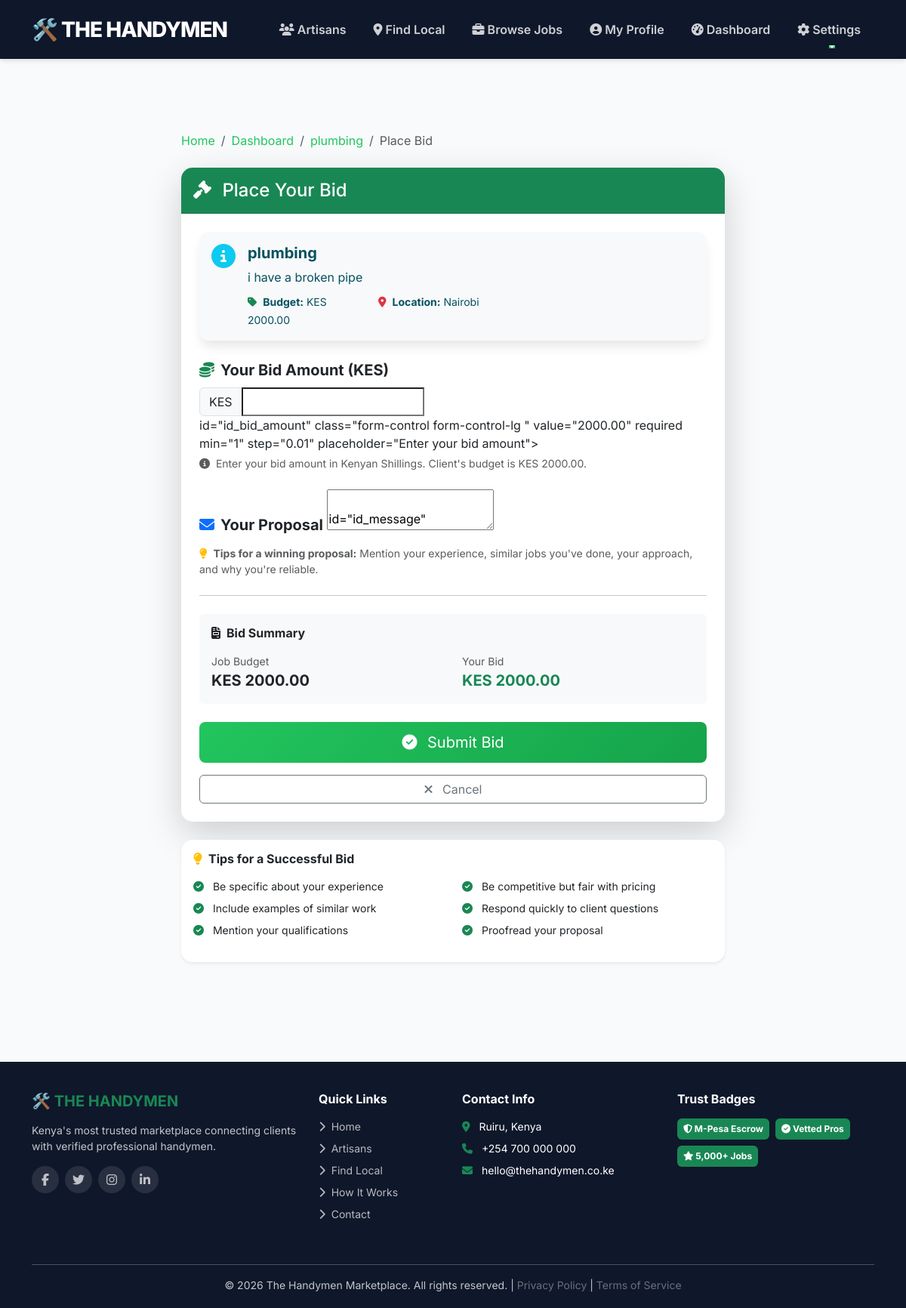
Page /job/2/bid/ (signed in) on the committed database.
### accounts/models.py (models this page shows, shortened)
class Job(models.Model):
    PAYMENT_CHOICES = [
        ('unpaid', 'Unpaid'),
        ('pending', 'Pending Payment'),
        ('escrow', 'Held in Escrow'),
        ('released', 'Released'),
        ('refunded', 'Refunded')
    ]
    STATUS_CHOICES = [
        ('open', 'Open for Bids'),
        ('in_progress', 'In Progress'),
        ('completed', 'Completed'),
        ('cancelled', 'Cancelled'),
        ('disputed', 'Disputed')
    ]
    client = models.ForeignKey(User, on_delete=models.CASCADE, related_name='jobs')
    title = models.CharField(max_length=200)
    description = models.TextField()
    location = models.CharField(max_length=255)  # Job location
    price = models.DecimalField(max_digits=10, decimal_places=2)
    created_at = models.DateTimeField(auto_now_add=True)
    updated_at = models.DateTimeField(auto_now=True)
    status = models.CharField(max_length=20, choices=STATUS_CHOICES, default='open')
    is_completed = models.BooleanField(default=False)
    applicants = models.ManyToManyField(User, related_name='applied_jobs', blank=True)
    hired_worker = models.ForeignKey(User, on_delete=models.SET_NULL, null=True, blank=True, related_name='hired_jobs')
    payment_status = models.CharField(max_length=20, choices=PAYMENT_CHOICES, default='unpaid')
    mpesa_transaction_id = models.CharField(max_length=100, blank=True, null=True)
    mpesa_receipt = models.CharField(max_length=100, blank=True, null=True)
    payment_date = models.DateTimeField(blank=True, null=True)
    completion_requested = models.BooleanField(default=False)
    completion_date = models.DateTimeField(blank=True, null=True)
    client_confirmed = models.BooleanField(default=False)
    handyman_confirmed = models.BooleanField(default=False)
    class Meta:
        ordering = ['-created_at']

### accounts/views.py (the view)
# urls.py: path('job/<int:job_id>/bid/', views.place_bid, name='place_bid'),
@login_required
def place_bid(request, job_id):
    job = get_object_or_404(Job, id=job_id)
    if not request.user.is_handyman:
        messages.error(request, "Only handymen can place bids.")
        return redirect('dashboard')
    try:
        if not request.user.profile.is_verified:
            messages.error(request, "Your profile must be verified before you can bid.")
            return redirect('edit_profile')
    except Profile.DoesNotExist:
        messages.error(request, "Please complete your profile first.")
        return redirect('edit_profile')
    if job.status != 'open':
        messages.error(request, "This job is no longer open for bids.")
        return redirect('dashboard')
    if job.hired_worker:
        messages.error(request, "This job has already been assigned to someone.")
        return redirect('dashboard')
    existing_bid = Bid.objects.filter(job=job, handyman=request.user).exists()
    if existing_bid:
        messages.error(request, "You have already placed a bid on this job.")
        return redirect('dashboard')
    if request.method == 'POST':
        form = BidForm(request.POST)
        if form.is_valid():
            bid = form.save(commit=False)
            bid.job = job
            bid.handyman = request.user
            bid.save()
            messages.success(request, "Your bid has been placed successfully!")
            try:
                send_mail(
                    'New Bid on Your Job',
                    f'A handyman has placed a bid on your job: {job.title}. Check your dashboard for details.',
                    settings.DEFAULT_FROM_EMAIL,
                    [job.client.email],
                    fail_silently=True,
                )
                Notification.objects.create(
                    recipient=job.client,
                    notification_type='bid',
                    title='New Bid Received',
                    message=f'{request.user.username} placed a bid of KES {bid.bid_amount} on your job.',
                    link=f'/job/{job.id}/'
                )
            except:
                pass
            return redirect('job_detail', job_id=job.id)
    else:
        form = BidForm(initial={'bid_amount': job.price})
    return render(request, 'accounts/place_bid.html', {'form': form, 'job': job})

### accounts/forms.py
class BidForm(forms.ModelForm):
    class Meta:
        model = Bid
        fields = ['bid_amount', 'message']
        widgets = {
            'bid_amount': forms.NumberInput(attrs={'class': 'form-control', 'placeholder': 'Your bid amount in KES'}),
            'message': forms.Textarea(attrs={'class': 'form-control', 'rows': 2, 'placeholder': 'Why should you be hired?'}),
        }

### accounts/templates/accounts/place_bid.html (shortened to what this page needs)
{% extends 'base.html' %}
{% block content %}
<div class="container py-5">
    <div class="row justify-content-center">
        <div class="col-md-8">
            <nav aria-label="breadcrumb" class="mb-4">
                <ol class="breadcrumb">
                    <li class="breadcrumb-item"><a href="{% url 'home' %}">Home</a></li>
                    <li class="breadcrumb-item"><a href="{% url 'dashboard' %}">Dashboard</a></li>
                    <li class="breadcrumb-item"><a href="{% url 'job_detail' job.id %}">{{ job.title|truncatechars:30 }}</a></li>
                    <li class="breadcrumb-item active" aria-current="page">Place Bid</li>
                </ol>
            </nav>
            <div class="card shadow-lg border-0">
                <div class="card-header bg-success text-white py-3">
                    <h4 class="mb-0"><i class="fas fa-gavel me-2"></i> Place Your Bid</h4>
                </div>
                <div class="card-body p-4">
                    <div class="alert alert-info border-0 bg-light mb-4">
                        <div class="d-flex">
                            <div class="me-3">
                                <i class="fas fa-info-circle fa-2x text-info"></i>
                            </div>
                            <div>
                                <h5 class="alert-heading fw-bold">{{ job.title }}</h5>
                                <p class="mb-2">{{ job.description|truncatechars:150 }}</p>
                                <div class="row mt-2">
                                    <div class="col-md-6">
                                        <small><i class="fas fa-tag text-success me-1"></i> <strong>Budget:</strong> KES {{ job.price }}</small>
                                    </div>
                                    <div class="col-md-6">
                                        <small><i class="fas fa-map-marker-alt text-danger me-1"></i> <strong>Location:</strong> {{ job.location }}</small>
                                    </div>
                                </div>
                            </div>
                        </div>
                    </div>
                    <form method="post">
                        <div class="mb-4">
                            <label for="id_bid_amount" class="form-label fw-bold fs-5">
                                <i class="fas fa-coins text-success me-2"></i>Your Bid Amount (KES)
                            </label>
                            <div class="input-group">
                                <span class="input-group-text bg-light">KES</span>
                                <input type="number"
                                       name="bid_amount"
                                       id="id_bid_amount"
                                       class="form-control form-control-lg {% if form.bid_amount.errors %}is-invalid{% endif %}"
                                       value="{{ form.bid_amount.value|default:job.price }}"
                                       required
                                       min="1"
                                       step="0.01"
                                       placeholder="Enter your bid amount">
                            </div>
                            <div class="form-text">
                                <i class="fas fa-info-circle me-1"></i> Enter your bid amount in Kenyan Shillings. Client's budget is KES {{ job.price }}.
                            </div>
                        </div>
                        <div class="mb-4">
                            <label for="id_message" class="form-label fw-bold fs-5">
                                <i class="fas fa-envelope text-primary me-2"></i>Your Proposal
                            </label>
                            <textarea name="message"
                                      id="id_message"
                                      class="form-control {% if form.message.errors %}is-invalid{% endif %}"
                                      rows="6"
                                      placeholder="Introduce yourself and explain why you're the best person for this job...">{{ form.message.value|default:'' }}</textarea>
                            <div class="form-text">
                                <i class="fas fa-lightbulb text-warning me-1"></i>
                                <strong>Tips for a winning proposal:</strong> Mention your experience, similar jobs you've done, your approach, and why you're reliable.
                            </div>
                        </div>
                        <hr class="my-4">
                        <div class="bg-light p-3 rounded mb-4">
                            <h6 class="fw-bold mb-3"><i class="fas fa-file-invoice me-2"></i>Bid Summary</h6>
                            <div class="row">
                                <div class="col-md-6">
                                    <small class="text-muted d-block">Job Budget</small>
                                    <strong class="fs-5">KES {{ job.price }}</strong>
                                </div>
                                <div class="col-md-6">
                                    <small class="text-muted d-block">Your Bid</small>
                                    <strong class="fs-5 text-success" id="summaryBidAmount">KES {{ form.bid_amount.value|default:job.price }}</strong>
                                </div>
                            </div>
                        </div>
                        <div class="d-grid gap-3">
                            <button type="submit" class="btn btn-success btn-lg">
                                <i class="fas fa-check-circle me-2"></i> Submit Bid
                            </button>
                            <a href="{% url 'job_detail' job.id %}" class="btn btn-outline-secondary">
                                <i class="fas fa-times me-2"></i> Cancel
                            </a>
                        </div>
                    </form>
                </div>
            </div>
            <div class="card border-0 shadow-sm mt-4">
                <div class="card-body">
                    <h6 class="fw-bold mb-3"><i class="fas fa-lightbulb text-warning me-2"></i>Tips for a Successful Bid</h6>
                    <div class="row">
                        <div class="col-md-6">
                            <ul class="list-unstyled small">
                                <li class="mb-2"><i class="fas fa-check-circle text-success me-2"></i> Be specific about your experience</li>
                                <li class="mb-2"><i class="fas fa-check-circle text-success me-2"></i> Include examples of similar work</li>
                                <li class="mb-2"><i class="fas fa-check-circle text-success me-2"></i> Mention your qualifications</li>
                            </ul>
                        </div>
                        <div class="col-md-6">
                            <ul class="list-unstyled small">
                                <li class="mb-2"><i class="fas fa-check-circle text-success me-2"></i> Be competitive but fair with pricing</li>
                                <li class="mb-2"><i class="fas fa-check-circle text-success me-2"></i> Respond quickly to client questions</li>
                                <li class="mb-2"><i class="fas fa-check-circle text-success me-2"></i> Proofread your proposal</li>
                            </ul>
                        </div>
                    </div>
                </div>
            </div>
        </div>
    </div>
</div>
{% endblock %}

### accounts/templates/base.html (style rules this page uses)
body { background-color: #f8fafc; font-family: 'Inter', sans-serif; color: #1e293b; }
.alert { border-radius: 12px; border: none; box-shadow: 0 10px 15px -3px rgba(0, 0, 0, 0.1); }

### accounts/templates/accounts/place_bid.html (style rules this page uses)
.breadcrumb a { color: #22c55e; text-decoration: none; }
.card { border-radius: 15px; }
.card-header { border-radius: 15px 15px 0 0 !important; }
.btn-success { background: linear-gradient(135deg, #22c55e 0%, #16a34a 100%); border: none; padding: 12px; }

### rows in the picture
Job: title "plumbing", description "i have a broken pipe", price "2000.00", location "Nairobi", bid_amount.value "2000.00"
